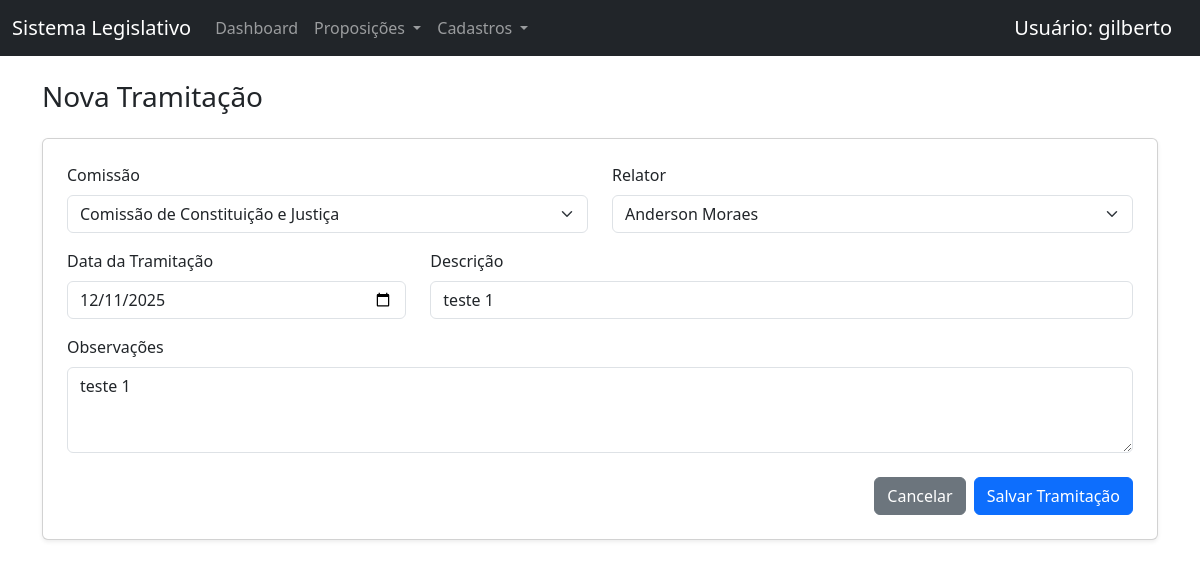
/proposicao/1/tramitacoes/3/editar/ (signed in), run on the app's committed database.
### www/models.py (models this page shows, shortened)
class Tramitacao(models.Model):
    proposicao = models.ForeignKey(
        Proposicao,
        on_delete=models.CASCADE,
        related_name="tramitacoes"
    )
    comissao = models.ForeignKey(
        Comissao,
        on_delete=models.PROTECT
    )
    relator = models.ForeignKey(
        Autor,
        on_delete=models.SET_NULL,
        null=True,
        blank=True,
        related_name="relatorias"
    )
    data_evento = models.DateField()
    descricao = models.CharField(max_length=255)
    observacao = models.TextField(blank=True, null=True)
    class Meta:
        ordering = ["data_evento"]

### www/views.py (the view, shortened to what this page needs)
# urls.py: path("proposicao/<int:proposicao_id>/tramitacoes/<int:t>/editar/", TramitacaoUpdateView.as_view(), name="tramitacao_update"),
class TramitacaoUpdateView(LoginRequiredMixin, UpdateView):
    model = Tramitacao
    form_class = TramitacaoForm
    template_name = "www/tramitacao_form.html"
    pk_url_kwarg = "t"  # 👈 id da tramitação
    def dispatch(self, request, *args, **kwargs):
        try:
            self.proposicao = Proposicao.objects.get(
                pk=kwargs["proposicao_id"]
            )
        except Proposicao.DoesNotExist:
            raise Http404("Proposição não encontrada")
        return super().dispatch(request, *args, **kwargs)
    def get_object(self, queryset=None):
        obj = super().get_object(queryset)
        user = self.request.user
        if obj.proposicao_id != self.proposicao.id:
            raise Http404("Tramitação inválida")
        if not user.is_superuser:
            if obj.comissao != user.perfil.comissao_padrao:
                raise Http404("Acesso negado")
        return obj
    def get_form_kwargs(self):
        kwargs = super().get_form_kwargs()
        kwargs["user"] = self.request.user
        return kwargs
    def get_context_data(self, **kwargs):
        context = super().get_context_data(**kwargs)
        context["proposicao"] = self.proposicao
        return context

### www/forms.py
class TramitacaoForm(forms.ModelForm):
    class Meta:
        model = Tramitacao
        fields = [
            "comissao",
            "relator",
            "data_evento",
            "descricao",
            "observacao",
        ]
        widgets = {
            "comissao": forms.Select(
                attrs={
                    "class": "form-select",
                    "readonly": "readonly"
                }
            ),
            "relator": forms.Select(attrs={"class": "form-select"}),
            "data_evento": forms.DateInput(
                attrs={"type": "date", "class": "form-control"}
            ),
            "descricao": forms.TextInput(attrs={"class": "form-control"}),
            "observacao": forms.Textarea(
                attrs={"class": "form-control", "rows": 3}
            ),
        }
    def __init__(self, *args, **kwargs):
        self.user = kwargs.pop("user", None)
        super().__init__(*args, **kwargs)
        if not self.instance.pk:
            self.fields["data_evento"].initial = localdate()

### www/models.py (called while the page is built)
    def __str__(self):
        status = "" if self.ativo else " (inativo)"
        return f"{self.nome}{status}"

    def __str__(self):
        return self.nome

### www/templates/www/tramitacao_form.html (shortened to what this page needs)
{% extends "base.html" %}
{% block content %}
<h3 class="mb-4">Nova Tramitação</h3>
<form method="post" class="card p-4 shadow-sm">
    <div class="row mb-3">
        <div class="col-md-6">
            <label class="form-label">Comissão</label>
            {{ form.comissao }}
        </div>
        <div class="col-md-6">
            <label class="form-label">Relator</label>
            {{ form.relator }}
        </div>
    </div>
    <div class="row mb-3">
        <div class="col-md-4">
            <label class="form-label">Data da Tramitação</label>
            {{ form.data_evento }}
        </div>
        <div class="col-md-8">
            <label class="form-label">Descrição</label>
            {{ form.descricao }}
        </div>
    </div>
    <div class="row mb-4">
        <div class="col-12">
            <label class="form-label">Observações</label>
            {{ form.observacao }}
        </div>
    </div>
    <div class="d-flex justify-content-end gap-2">
        <a href="{% url 'tramitacao_list' proposicao.id %}" class="btn btn-secondary">
            Cancelar
        </a>
        <button type="submit" class="btn btn-primary">
            Salvar Tramitação
        </button>
    </div>
</form>
{% endblock %}

### www/templates/base.html (shortened to what this page needs)
<!DOCTYPE html>
<html lang="pt-br">
<head>
    <link href="https://cdn.jsdelivr.net/npm/bootstrap@5.3.2/dist/css/bootstrap.min.css" rel="stylesheet">
</head>
<body>
  <nav class="navbar navbar-expand-lg navbar-dark bg-dark mb-4">
    <div class="container-fluid">
      <a class="navbar-brand" href="{% url 'dashboard' %}">
          Sistema Legislativo
      </a>
      <div class="collapse navbar-collapse" id="navbarNav">
        <ul class="navbar-nav me-auto">
          <li class="nav-item">
            <a class="nav-link" href="{% url 'dashboard' %}">Dashboard</a>
          </li>
          <li class="nav-item dropdown">
            <a class="nav-link dropdown-toggle" href="#" role="button"
               data-bs-toggle="dropdown">
              Proposições
            </a>
          </li>
          <li class="nav-item dropdown">
            <a class="nav-link dropdown-toggle" href="#" role="button"
               data-bs-toggle="dropdown">
              Cadastros
            </a>
          </li>
        </ul>
      </div>
      <div class="navbar-brand">
        Usuário: {{ user.username }}
      </div>
    </div>
  </nav>
  <div class="container">
      {% block content %}{% endblock %}
  </div>
</body>
</html>

### data on the page
Tramitacao: comissao "Comissão de Constituição e Justiça", relator "Anderson Moraes", data_evento "12/11/2025", descricao "teste 1", observacao "teste 1"

### other printed values
{{ user.username }} "gilberto"
